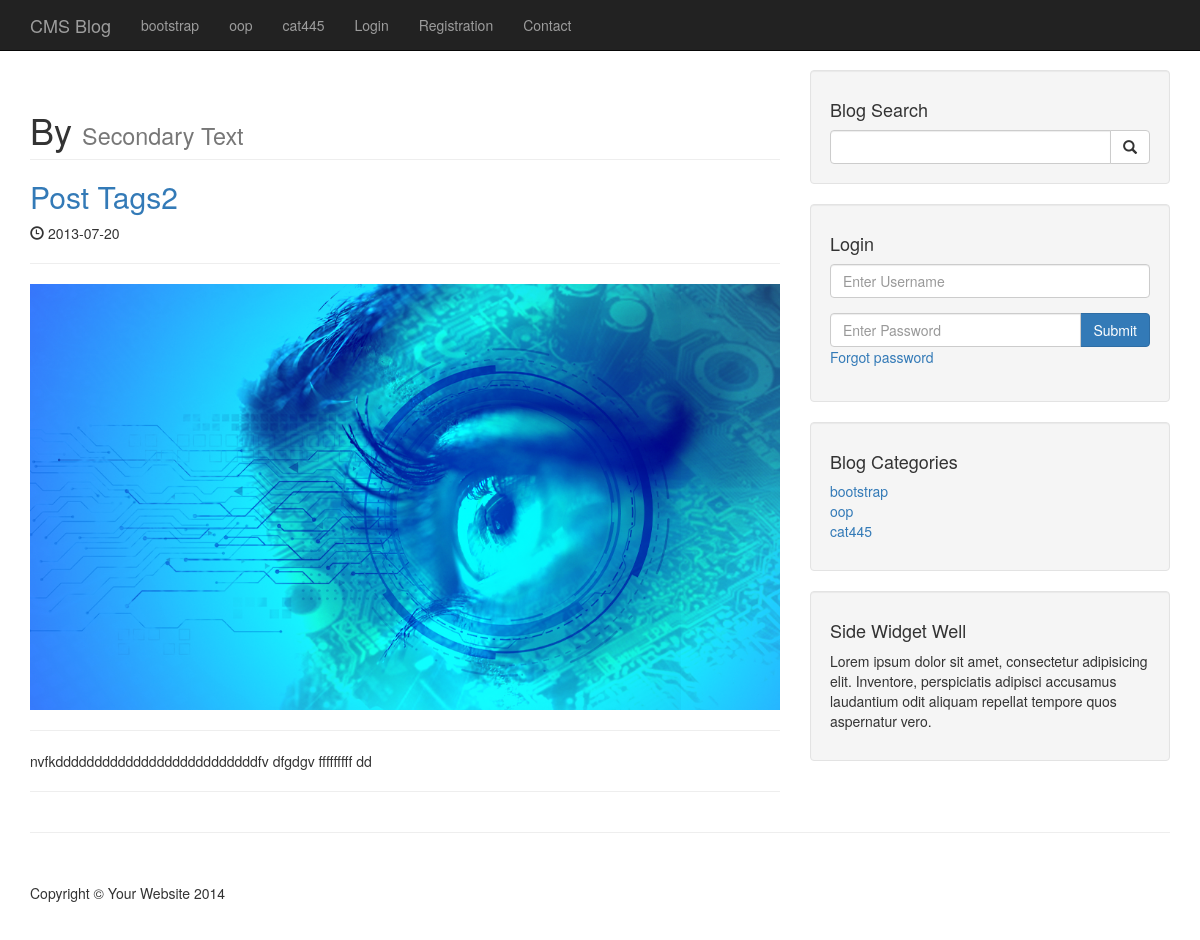
Screenshot of /cms2/aputhor_posts.php with the database file from the repository.
### tables this page shows
CREATE TABLE `categories` (
  `cat_id` int(3) NOT NULL,
  `user_id` int(11) NOT NULL,
  `cat_name` varchar(255) NOT NULL
);

CREATE TABLE `posts` (
  `post_id` int(3) NOT NULL,
  `post_category_id` int(3) NOT NULL,
  `post_user_id` int(11) NOT NULL,
  `post_title` varchar(255) NOT NULL,
  `post_author` varchar(255) DEFAULT NULL,
  `post_user` varchar(255) DEFAULT NULL,
  `post_image` text NOT NULL,
  `post_content` text,
  `post_date` date NOT NULL,
  `post_tags` varchar(255) NOT NULL,
  `post_comments_count` int(11) DEFAULT NULL,
  `post_status` varchar(255) NOT NULL DEFAULT 'draft',
  `post_views_count` int(11) DEFAULT NULL,
  `likes` int(11) DEFAULT NULL
);

### cms2/aputhor_posts.php (the view, shortened to what this page needs)
<?php  include "./includes/header.php"?>
<?php include "./includes/navigation.php"?>
    <div class="container">
    <div class="row">
        <div class="col-md-8">
            <div class="article">
                <h1 class="page-header">
                    By <?php echo $_GET['author'];?>
                    <small>Secondary Text</small>
                </h1>
                <?php
                $query = "SELECT * FROM posts WHERE post_author ='{$the_post_author}'";
                $select_posts_query = mysqli_query($connect, $query);
                while ($row = mysqli_fetch_assoc($select_posts_query)){
                    $post_title = $row['post_title'];
                    $post_image = $row['post_image'];
                    $post_content = $row['post_content'];
                    $post_date = $row['post_date'];
                    ?>
                    <h2>
                        <a href="#"><?php  echo $post_title; ?></a>
                    </h2>
                    <p><span class="glyphicon glyphicon-time"></span> <?php  echo $post_date; ?></p>
                    <hr>
                    <img class="img-responsive" src="images/<?php echo $post_image?>" alt="">
                    <hr>
                    <p><?php  echo $post_content; ?></p>
                <?php   }
                ?>
            </div>
            <hr>
        </div>
        <?php include "./includes/sidebar.php"?>
    </div>
<?php include "./includes/footer.php"?>

### cms2/includes/navigation.php (shortened to what this page needs)
<nav class="navbar navbar-inverse navbar-fixed-top" role="navigation">
    <div class="container">
        <div class="navbar-header">
            <a class="navbar-brand" href="/cms2">CMS Blog</a>
        </div>
        <div class="collapse navbar-collapse" id="bs-example-navbar-collapse-1">
            <ul class="nav navbar-nav">
            <?php
                $query = "SELECT * FROM categories LIMIT 3 ";
                $select_all_categories_query = mysqli_query($connect, $query);
                while ($row = mysqli_fetch_assoc($select_all_categories_query)){
                    $cat_title = $row['cat_name'];
                    $cat_id = $row['cat_id'];
                    $category_class='';
                    $registration_class='';
                    $contact_class='';
                    echo "<li class='$category_class'><a href='/cms2/category/$cat_id'>{$cat_title}</a></li>";
                }
            ?>
                    <?php  if(isset($_SESSION['user_role']) && $_SESSION['user_role'] ==='admin'){
                        echo "<li><a href='/cms2/admin'>Admin</a></li>";
                        if (isset($_GET['p_id'])){
                            $the_post_id = $_GET['p_id'];
                            echo "<li><a href='/cms2/admin/posts.php?source=edit_post&p_id={$the_post_id}'>Edit Post</a></li>";
                        }
                    }else{
                       echo " <li><a href='/cms2/login.php'>Login</a></li>";
                    } ?>
                     <li class="<?php echo $registration_class ?>"><a href='/cms2/registration'>Registration</a></li>
                     <li class="<?php echo $contact_class ?>"><a href='/cms2/contact'>Contact</a></li>
            </ul>
        </div>
    </div>
</nav>

### cms2/includes/sidebar.php
<div class="col-md-4">
    <div class="well">
        <h4>Blog Search</h4>
        <form action="./search.php" method="post">
        <div class="input-group">
            <input name="search" type="text" class="form-control">
            <span class="input-group-btn">
                            <button name="submit" class="btn btn-default" type="submit">
                                <span class="glyphicon glyphicon-search"></span>
                        </button>
                        </span>
        </div>
        </form>
    </div>
    <div class="well">
        <?php if (isset($_SESSION['user_role'])){ ?>
            <h4>Loged in as <?php echo $_SESSION['username'] ?></h4>
            <a href="/cms2/includes/logout.php" class="btn btn-primary">Logout</a>
        <?php }else{?>
        <h4>Login</h4>
        <form action="/cms2/login.php" method="post">
            <div class="form-group">
                <input name="username" type="text" class="form-control" placeholder="Enter Username"/>
            </div>
            <div class="input-group">
                <input name="password" type="password" class="form-control" placeholder="Enter Password"/>
                <span class="input-group-btn">
                    <button class="btn btn-primary" name="login" type="submit">Submit</button>
                </span>
            </div>
            <div class="form-group">
                <a href="forgot_password.php?forgot=<?php echo uniqid(true)?>">Forgot password</a>
            </div>
        </form>
        <?php }?>
    </div>
    <div class="well">
        <h4>Blog Categories</h4>
        <?php
        $query = "SELECT * FROM categories ";
        $slect_all_categories_sidebar = mysqli_query($connect, $query);
        ?>
        <div class="row">
            <div class="col-lg-12">
                <ul class="list-unstyled">
                    <?php
                    while ($row = mysqli_fetch_assoc($slect_all_categories_sidebar)){
                        $cat_id = $row['cat_id'];
                        $cat_title = $row['cat_name'];
                        echo "<li><a href='/cms2/category/$cat_id''>{$cat_title}</a></li>";
                    }
                    ?>
                </ul>
            </div>
        </div>
    </div>
    <?php include "widget.php";?>
</div>

### cms2/css/blog-home.css (style rules this page uses)
body { padding-top: 70px; }

### rows the page displays
categories: cat_name "bootstrap"
categories: cat_name "oop"
categories: cat_name "cat445"
posts: post_title "Post Tags2", post_date "2013-07-20", post_image (picture), post_content "nvfkddddddddddddddddddddddddddfv dfgdgv fffffffff dd"
